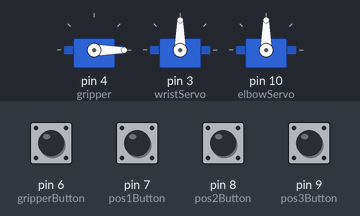
Bench run of a sketch on a simulated Arduino Uno, built with avr-gcc and run on an emulated ATmega328P. Parts: 3 × servo. Inputs (shaded band) come from the test bench; at power-on: pin 6 (gripperButton), pin 7 (pos1Button), pin 8 (pos2Button), pin 9 (pos3Button) LOW.

Above: at 2.8 s.
2.9 s: pin 6 (gripperButton) pulled HIGH for 1.2 s
At 4.3 s:
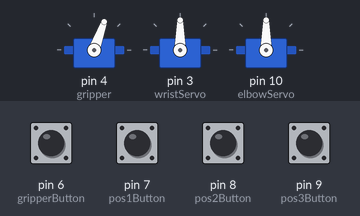
6.5 s: pin 7 (pos1Button) pulled HIGH for 1.2 s
At 8.0 s:
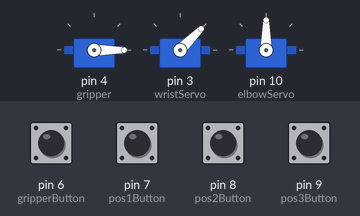
9.2 s: pin 8 (pos2Button) pulled HIGH for 1.2 s
At 11.0 s:
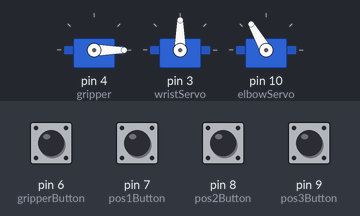
11.9 s: pin 9 (pos3Button) pulled HIGH for 1.2 s
At 13.2 s:
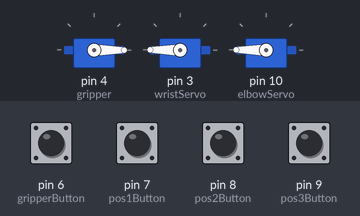
14.6 s: pin 6 (gripperButton) pulled HIGH for 1.2 s
At 16.1 s:
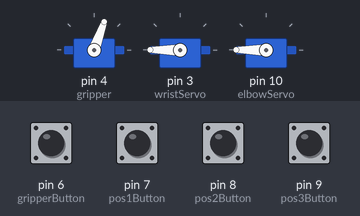
17.8 s: pin 7 (pos1Button) pulled HIGH for 1.2 s
At 18.42 s:
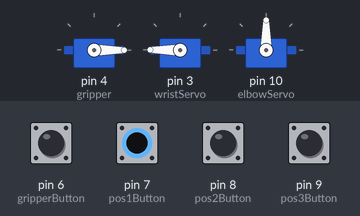
Timing chart, 0 to 20.8 s (numbered marks = the images above; inputs shaded):
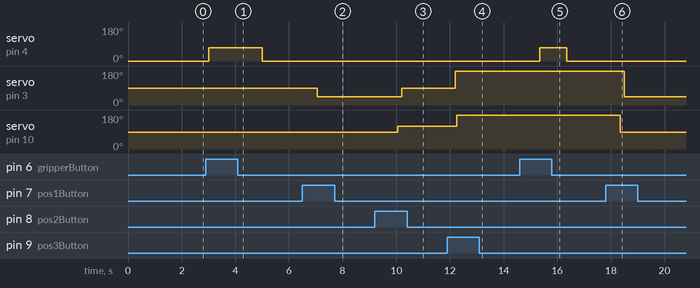

Measured:
- after the input at 2.9 s, servo on pin 4 (gripper): 0° → 70° after 0.10 s, → 0° 2.0 s later
- after the input at 6.5 s, servo on pin 3 (wristServo): 90° → 45° after 0.55 s
- after the input at 9.2 s, servo on pin 3 (wristServo): 45° → 90° after 1.0 s; servo on pin 10 (elbowServo): 90° → 120° after 0.85 s
- after the input at 11.9 s, servo on pin 3 (wristServo): 90° → 180° after 0.30 s; servo on pin 10 (elbowServo): 120° → 180° after 0.35 s
- after the input at 14.6 s, servo on pin 4 (gripper): 0° → 70° after 0.75 s, → 0° 1.0 s later
- after the input at 17.8 s, servo on pin 3 (wristServo): 180° → 45° after 0.70 s; servo on pin 10 (elbowServo): 180° → 90° after 0.55 s

The sketch:

servo_arm_servo.ino
```cpp
/////////////////
// Arduino Arm //
/////////////////

/*
 * The gripper the grips the grippable items.
 *
 * By Adrian Tarantino
 */

#include <Servo.h>

// The Servos that are used in the arm
Servo gripper;
Servo wristServo;
Servo elbowServo;

// The different set points for each servo
int gripGrab[2] = {0, 70};
int wristJoint[3] = {45, 90, 180};
int elbowJoint[3] = {90, 120, 180};

// The different buttons for controlling the arm
const int gripperButton = 6;
const int pos1Button = 7;
const int pos2Button = 8;
const int pos3Button = 9;

// Variables for controlling arms motion
int stage = 1;
bool isGrip = false;
bool buttonReleased = true;

void setup() {
  // Assigning roles to each pin
  gripper.attach(4);
  wristServo.attach(3);
  elbowServo.attach(10);

  pinMode(gripperButton, INPUT);
  pinMode(pos1Button, INPUT);
  pinMode(pos2Button, INPUT);
  pinMode(pos3Button, INPUT);

  Serial.begin(9600);
}

// Position 1 is the closest point from the base of the arm.
void position1() {
  /*
   * Due to the position of the elbow joint at
   * position 3, the arm needs a greater delay to
   * move from position 3 to position 1 than position 2
   * to position 1.
   */
  int delayValue = 50;
  if(stage == 3) {
    delayValue = 150;
  }

  /*
   * Moves the arm's elbow and wrist joints to
   * the correct orrientations and sets the
   * position variable to be 1.
   */
  elbowServo.write(elbowJoint[0]);
  delay(delayValue);
  wristServo.write(wristJoint[0]);
  stage = 1;
}

/*
 * Position 2 is the middle bewteen the arms max range,
 * and the arms base.
 */
void position2() {
  /*
   * Moves the arm's elbow and wrist joints to
   * the correct orrientations and sets the position
   * variable to be 2.
   */
  elbowServo.write(elbowJoint[1]);
  delay(150);
  wristServo.write(wristJoint[1]);
  stage = 2;
}

/*
 * Position 3 is the farthest the arm can reach.
 */
void position3() {
  /*
   * If the claw is grabbing something, to
   * wrist must first move upward and then
   * the elbow can move upward.
   */
  if(buttonReleased) {
    wristServo.write(wristJoint[2]);
    delay(50);
  }

  /*
   * Moves the arm's elbow and wrist joints to
   * the correct orrientations and sets the position
   * variable to be 3.
   */
  elbowServo.write(elbowJoint[2]);
  delay(100);
  wristServo.write(wristJoint[2]);
  stage = 3;
}

/*
 * Grip checks if the gripperButton was clicked.
 * If the gripperButton is clicked then the
 * gripper grips.
 */
void grip() {
  /*
   * Opens the gripper unless the
   * gripperButton was clicked.
   */
  gripper.write(gripGrab[0]);
  isGrip = false;

  if(digitalRead(gripperButton) == HIGH) {
    gripper.write(gripGrab[1]);
    isGrip = true;
  }

  delay(500);
}

void loop() {
  /*
   * Sets the position of the of the arm to
   * correspond with the inputs from the
   * control buttons.
   */
  if(digitalRead(pos1Button) == HIGH) {
    position1();
    buttonReleased = false;
  }

  else if(digitalRead(pos2Button) == HIGH) {
    position2();
    buttonReleased = false;
  }

  else if(digitalRead(pos3Button) == HIGH) {
    position3();
    buttonReleased = false;
  }

  else {
    buttonReleased = true;
  }

  grip();
  delay(500);
}
```
